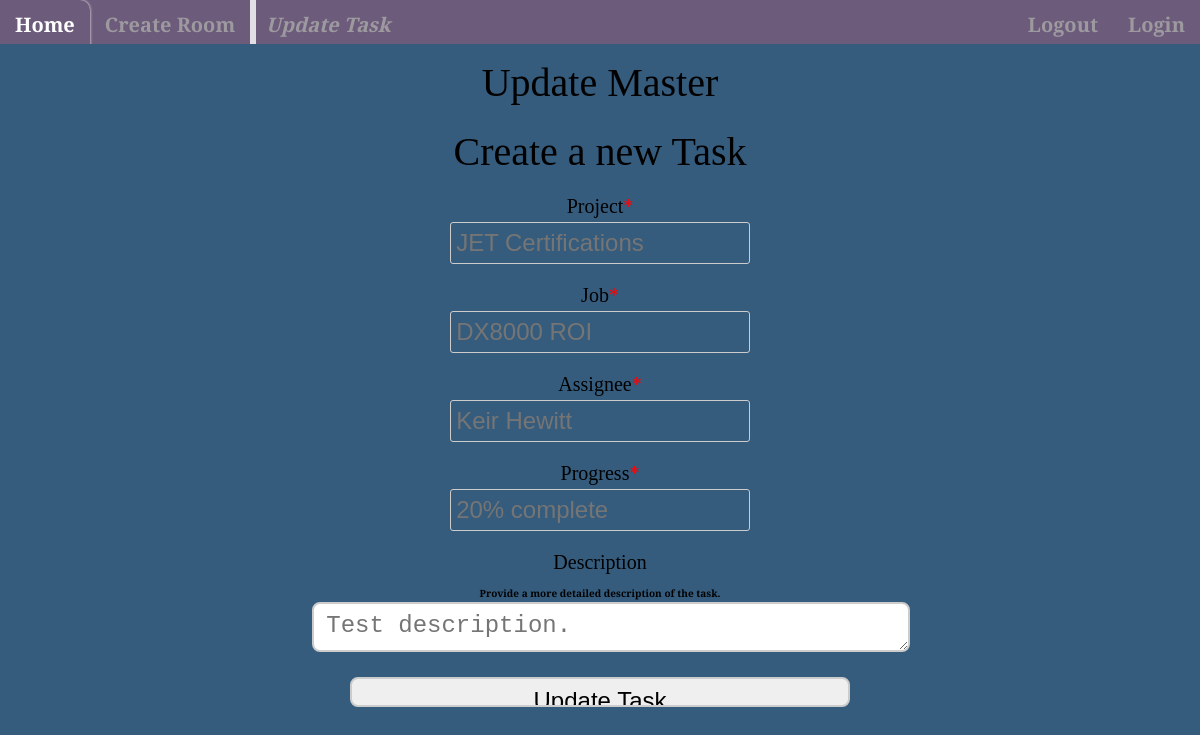
/update/1 (signed in), run on the app's committed database.
### app.py (models this page shows, shortened)
class Task(db.Model):
    __tablename__ = 'task'
    id = db.Column(db.Integer, primary_key=True)
    key = db.Column(db.String(80), ForeignKey('room.key'))
    project = db.Column(db.String(100))
    job = db.Column(db.String(200))
    assignee = db.Column(db.String(40))
    progress = db.Column(db.String(200))
    description = db.Column(db.UnicodeText(), nullable=False)
    date = db.Column(db.String(30), default=now.strftime("%m/%d/%Y %H:%M"))

### app.py (the view)
@app.route('/update/<int:id>', methods=['GET','POST'])
@login_required
def update(id):
    task_to_update = Task.query.filter_by(id=id).first()
    if request.method == 'POST':
        task_to_update.project      = request.form['project']
        task_to_update.job          = request.form['job']
        task_to_update.assignee     = request.form['assignee']
        task_to_update.progress     = request.form['progress']
        task_to_update.description  = request.form['description']
        task_to_update.date = s1    = now.strftime("%m/%d/%Y %H:%M")
        try:
            db.session.commit()
            flash('Task updated successfully.', 'success')
            return redirect(url_for('room',room_name=Room.query.filter_by(key=task_to_update.key).first().name))
        except Exception:
            flash('There was an issue updating your task', 'info')
            return render_template('update.html', task=task_to_update)
    else:
        return render_template('update.html', task=task_to_update)

### app.py (called while the page is built)
@login_manager.user_loader
def load_user(user_id):
    return User.query.get(int(user_id))

### templates/update.html (shortened to what this page needs)
{% extends 'base.html'%}
{% block head %}
<link rel="stylesheet" href="{{ url_for('static', filename='css/style.css') }}">
{% endblock %}
{% block pagetitle %}<i>Update Task</i>{% endblock %}
{% block body %}
<div class="content">
  <h1 style="text-align: center;">Update Master</h1>
  <div class="testbox">
    <form action="/update/{{task.id}}" method="POST">
      <h1>Create a new Task</h1>
      <h4>Project<span>*</span></h4>
        <input type="text" class="text-form" name="task-project" placeholder="{{ task.project }}">
      <h4>Job<span>*</span></h4>
        <input type="text" class="text-form" name="task-job" placeholder="{{ task.job }}">
      <h4>Assignee<span>*</span></h4>
        <input type="text" class="text-form" name="task-assignee" placeholder="{{ task.assignee }}">
      <h4>Progress<span>*</span></h4>
        <input type="text" class="text-form" name="task-progress" placeholder="{{ task.progress }}">
      <h4>Description</h4>
      <p class="small">Provide a more detailed description of the task.</small>
        <textarea class="text-area" name="task-description" placeholder="{{ task.description }}"></textarea>
      <div class="btn-block">
        <input type="submit" class="btn btn-submit" value="Update Task">
      </div>
    </form>
  </div>
</div>
{% endblock %}

### static/css/style.css (style rules this page uses)
:root { --main-background-color: #355c7d; --main-background-text-color: #61c0bf; --main-accents-color: #ffb6b9; --main-secondary-color: #fae3d9; --main-background-image: linear-gradient(to top right, #61c0bf 0%, #ffb6b9 100%); }
body, html { margin: 0; font-weight: bold; font-size: 20px; background-color: var(--main-background-color); font-family: 'Merriweather', serif; }
.content { margin: 0 auto; width: 1000px; text-align: center; }
h1, h4 { margin: 15px 0 4px; font-weight: 400; }
h4 { margin: 20px 0 4px; font-weight: 400; }
span { color: red; }
.small { font-size: 10px; line-height: 18px; }
.testbox { display: flex; justify-content: center; align-items: center; height: inherit; padding: 3px; }
input, textarea { outline: none; width:500px; height:30px; border: 2px solid #ccc; border-radius: 8px; font-size:24px; padding:8px 12px; }
.text-form { padding: 7px 0; border-radius: 3px; border: 1px solid #ccc; background: transparent; padding: 5px; border: 1px solid #ccc; border-radius: 3px; vertical-align: middle; }
.text-form, table { width: 50%; }
textarea { width: calc(100% - 6px); }
.btn-block { margin-top: 20px; text-align: center; }
h1 { text-align: center; }

### data on the page
Task: task-project "JET Certifications", task-job "DX8000 ROI", task-assignee "Keir Hewitt", task-progress "20% complete", task-description "Test description."
